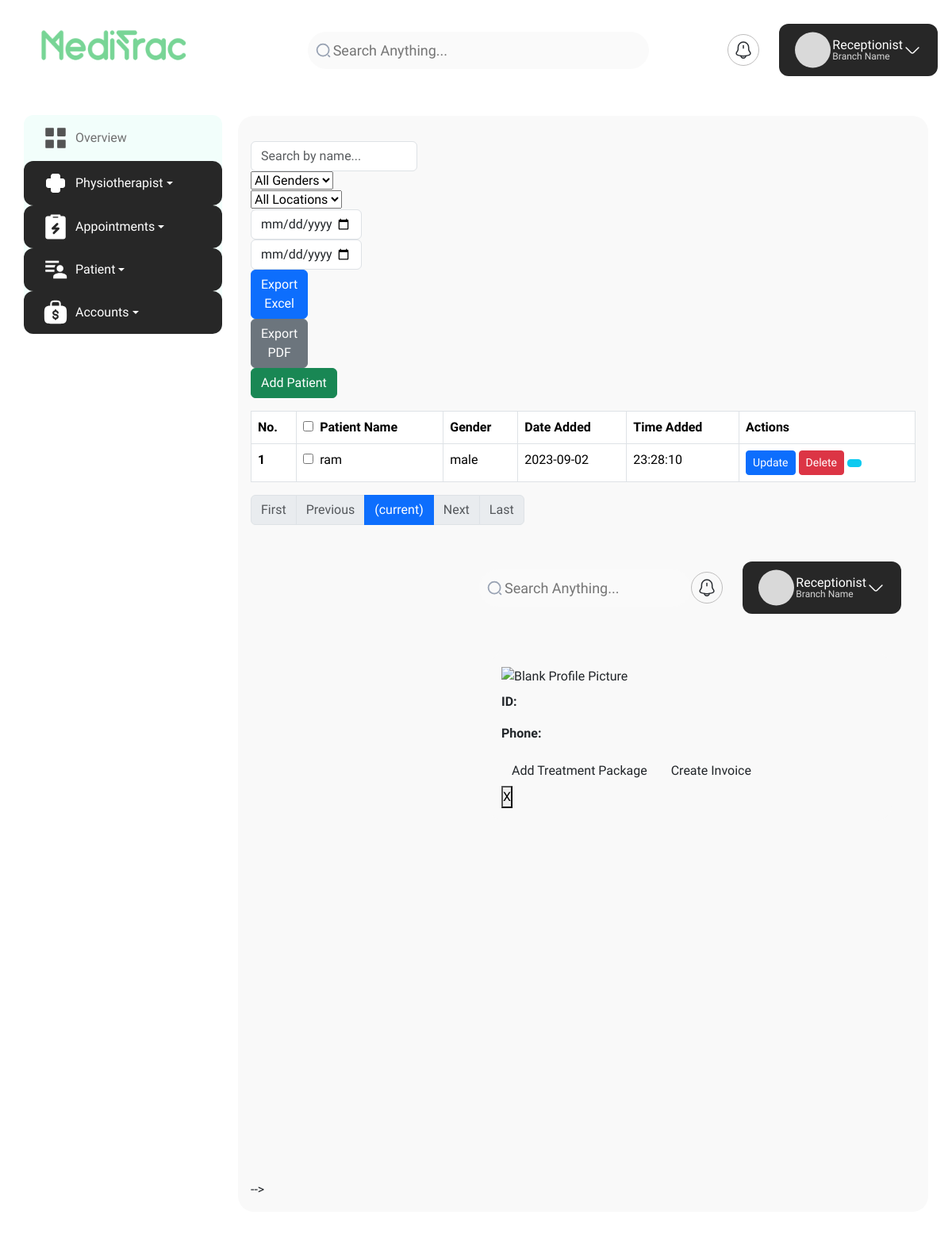
The app's page /patient/list/, older data.
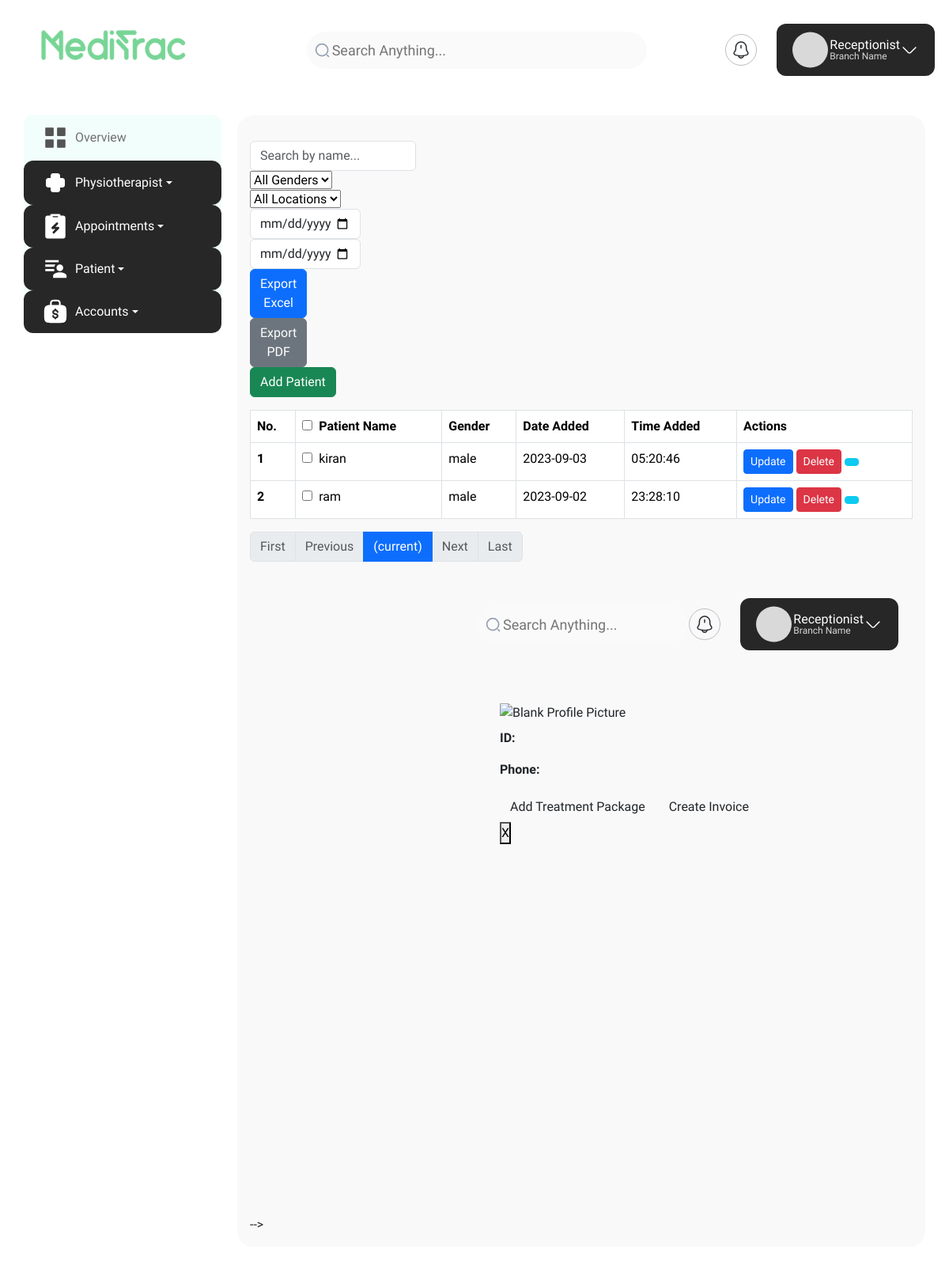
The same page, newer data.
### receptionist/models.py (models this page shows, shortened)
class Patient(models.Model):
    name = models.CharField(max_length=100, null=True, blank=True)
    address = models.TextField()
    specialities = models.ManyToManyField('Speciality')
    branch = models.ForeignKey('Branch', on_delete=models.CASCADE)
    phone = models.CharField(max_length=15)
    date_of_birth = models.DateField()
    gender = models.CharField(max_length=10, choices=GENDER_CHOICES)
    height = models.DecimalField(max_digits=5, decimal_places=2, null=True, blank=True)
    weight = models.DecimalField(max_digits=5, decimal_places=2, null=True, blank=True)
    blood_group = models.CharField(max_length=5, choices=BLOOD_GROUP_CHOICES, null=True, blank=True)
    notes = models.TextField(null=True, blank=True)
    profile_photo = models.ImageField(upload_to='receptionist/patients/', default='path/to/default/image.jpg')
    email = models.EmailField(max_length=255, unique=True, default='unknown@email.com')
    password = models.CharField(max_length=128, null=True, blank=True)
    date_added = models.DateTimeField(auto_now_add=True)
    patient_id = models.CharField(max_length=10, unique=True)
    tags = models.ManyToManyField(Tag, blank=True)

### receptionist/views.py (the view, shortened to what this page needs)
# urls.py: path('patient/list/', views.patient_list, name='patient_list'),
def patient_list(request):
    patients = Patient.objects.all().order_by('-date_added')
    form = PatientFilterForm(request.GET)
    if form.is_valid():
        patients = form.filter_queryset(patients)
    if 'export_excel' in request.GET:
        response = HttpResponse(content_type='application/ms-excel')
        response['Content-Disposition'] = 'attachment; filename="patients.xlsx"'
        wb = Workbook()
        ws = wb.active
        ws.title = "Patients"
        headers = ["ID", "Name", "Address", "Date of Birth", "Phone", "Email", "Branch"]
        for col_num, header in enumerate(headers, 1):
            col_letter = get_column_letter(col_num)
            ws[f"{col_letter}1"] = header
        for row_num, patient in enumerate(patients, 2):
            ws[f"A{row_num}"] = patient.patient_id
            ws[f"B{row_num}"] = patient.name
            ws[f"C{row_num}"] = patient.address
            ws[f"D{row_num}"] = patient.date_of_birth
            ws[f"E{row_num}"] = patient.phone
            ws[f"F{row_num}"] = patient.email
            ws[f"G{row_num}"] = patient.branch.name if patient.branch else ''
        output = BytesIO()
        wb.save(output)
        output.seek(0)
        response.write(output.read())
        return response
    else:
        paginator = Paginator(patients, 10)
        page_number = request.GET.get('page')
        page_obj = paginator.get_page(page_number)
        return render(request, 'patient_list.html', {'form': form, 'page_obj': page_obj})

### templates/patient_list.html (shortened to what the changed rows need)
{% extends 'base.html' %}
{% load static %}
{% block content %}
<div class="table-responsive">
    <table class="table table-hover table-bordered">
        <thead class="thead-dark">
            <tr>
                <th scope="col">No.</th>
                <th scope="col">
                    <div class="custom-control custom-checkbox">
                        <input type="checkbox" class="custom-control-input" id="select_all">
                        <label class="custom-control-label" for="select_all"></label> Patient Name
                    </div>
                </th>
                <th scope="col">Gender</th>
                <th scope="col">Date Added</th>
                <th scope="col">Time Added</th>
                <th scope="col">Actions</th>
            </tr>
        </thead>
        <tbody>
            {% for patient in page_obj %}
            <tr>
                <th scope="row">{{ forloop.counter }}</th>
                <td>
                    <div class="custom-control custom-checkbox">
                        <input type="checkbox" class="custom-control-input" name="patient" value="{{ patient.id }}"
                            id="patient-{{ patient.id }}">
                        {{ patient.name }}
                    </div>
                </td>
                <td>{{ patient.gender }}</td>
                <td>{{ patient.date_added|date:"Y-m-d" }}</td>
                <td>{{ patient.date_added|time:"H:i:s" }}</td>
                <td>
                    <a href="{% url 'update_patient' patient.id %}" class="btn btn-primary btn-sm">Update</a>
                    <a href="{% url 'delete_patient' patient.id %}" class="btn btn-danger btn-sm">Delete</a>
                    <button class="btn btn-info btn-sm view-profile" data-patient-id="{{ patient.id }}"
                        data-toggle="modal" data-target="#patientProfileModal"></button>
                </td>
            </tr>
            {% endfor %}
        </tbody>
    </table>
</div>
{% endblock %}

Row changes from the older to the newer data that the page shows:
added Patient: name "kiran", gender "male", date_added "2023-09-03", date_added "05:20:46"
